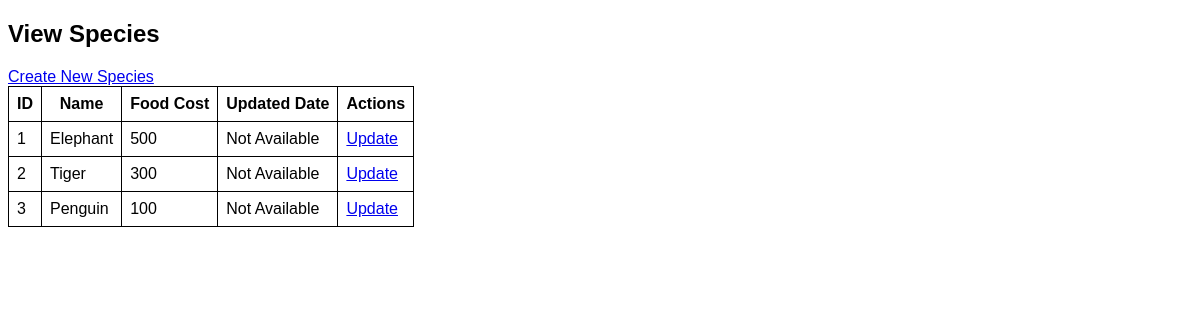
Page /asset_management/species/view_species.php on the earlier database version.
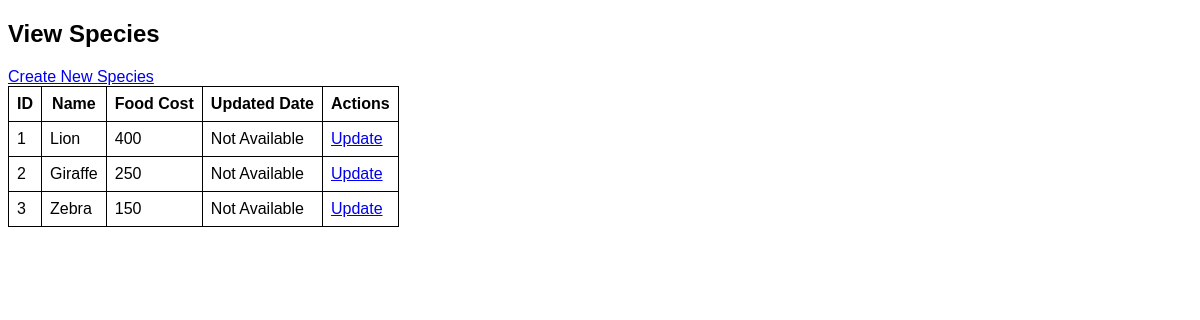
Same page on the later database version.
### tables this page shows
CREATE TABLE Species (
ID INT PRIMARY KEY AUTO_INCREMENT,
Name VARCHAR(255) NOT NULL,
FoodCost INT NOT NULL
);

### asset_management/species/view_species.php (the view, shortened to what this page needs)
<?php
include '../includes/db_connection.php';
$sql = "SELECT * FROM Species";
$result = $conn->query($sql);
?>
<!DOCTYPE html>
<html lang="en">
<head>
</head>
<body>
    <h2>View Species</h2>
    <a href="create_species.php">Create New Species</a>
    <table>
        <tr>
            <th>ID</th>
            <th>Name</th>
            <th>Food Cost</th>
            <th>Updated Date</th>
            <th>Actions</th>
        </tr>
        <?php
        while ($species = $result->fetch_assoc()) :
        ?>
            <tr>
                <td><?php echo $species['ID']; ?></td>
                <td><?php echo $species['Name']; ?></td>
                <td><?php echo $species['FoodCost']; ?></td>
                <td><?php echo isset($species['updated_date']) ? $species['updated_date'] : 'Not Available'; ?></td>
                <td>
                    <a href="update_species.php?id=<?php echo $species['ID']; ?>">Update</a>
                </td>
            </tr>
        <?php endwhile; ?>
    </table>
</body>
</html>

Differences in the rows shown:
changed species id 1: Name "Elephant" → "Lion"; FoodCost "500" → "400"
changed species id 2: Name "Tiger" → "Giraffe"; FoodCost "300" → "250"
changed species id 3: Name "Penguin" → "Zebra"; FoodCost "100" → "150"
